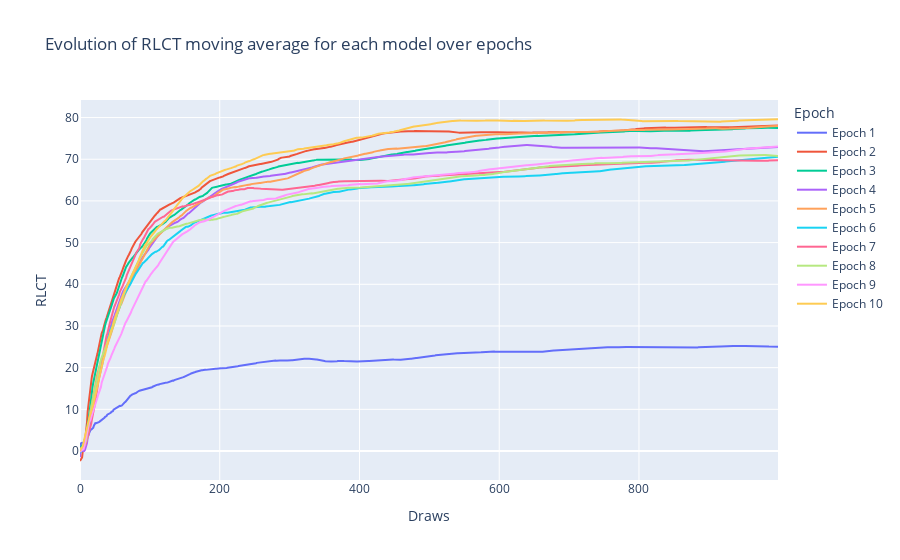

Notebook code for this chart:
### Code cell
# Check RLCT estimate convergence

rlct_converge_plot = go.Figure()
for epoch in range(hp["num_epochs"]):
    rlct_converge_plot.add_trace(go.Scatter(
        y=history[epoch]["llc/moving_avg"][0],
        name=f"Epoch {epoch+1}",
    ))
rlct_converge_plot.update_layout(
    title=f"Evolution of RLCT moving average for each model over epochs",
    xaxis_title="Draws",
    yaxis_title="RLCT",
    legend_title="Epoch"
)
rlct_converge_plot.show()

### Figure 1 — Plotly figure (JSON) as saved in the notebook; plotly's stock layout.template omitted (floating-point values rounded to 4 significant figures; data arrays with more than 128 entries replaced by an {"elided": "..."} marker saying what was removed)
{"data": [{"name": "Epoch 1", "type": "scatter", "y": {"elided": "1000 float values"}}, {"name": "Epoch 2", "type": "scatter", "y": {"elided": "1000 float values"}}, {"name": "Epoch 3", "type": "scatter", "y": {"elided": "1000 float values"}}, {"name": "Epoch 4", "type": "scatter", "y": {"elided": "1000 float values"}}, {"name": "Epoch 5", "type": "scatter", "y": {"elided": "1000 float values"}}, {"name": "Epoch 6", "type": "scatter", "y": {"elided": "1000 float values"}}, {"name": "Epoch 7", "type": "scatter", "y": {"elided": "1000 float values"}}, {"name": "Epoch 8", "type": "scatter", "y": {"elided": "1000 float values"}}, {"name": "Epoch 9", "type": "scatter", "y": {"elided": "1000 float values"}}, {"name": "Epoch 10", "type": "scatter", "y": {"elided": "1000 float values"}}], "layout": {"legend": {"title": {"text": "Epoch"}}, "title": {"text": "Evolution of RLCT moving average for each model over epochs"}, "xaxis": {"title": {"text": "Draws"}}, "yaxis": {"title": {"text": "RLCT"}}}}
